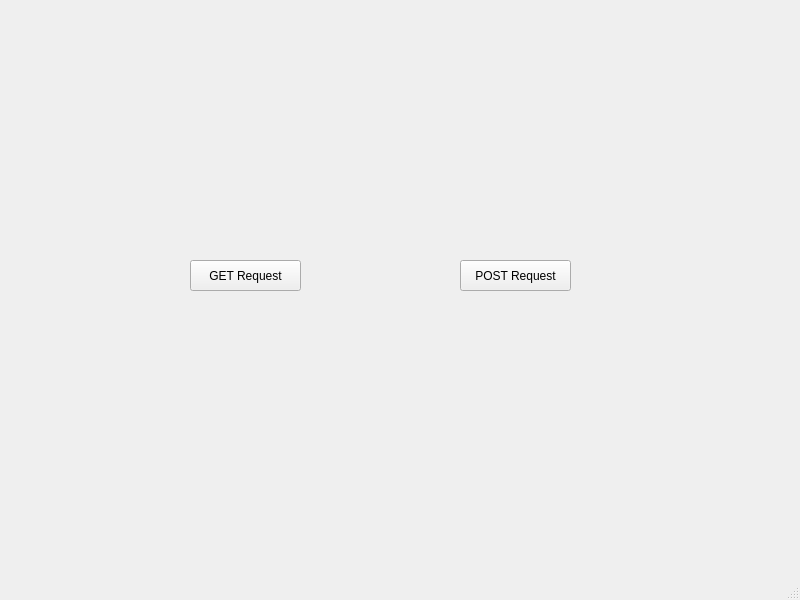
<?xml version="1.0" encoding="UTF-8"?>
<ui version="4.0">
 <class>MainWindow</class>
 <widget class="QMainWindow" name="MainWindow">
  <property name="geometry">
   <rect>
    <x>0</x>
    <y>0</y>
    <width>800</width>
    <height>600</height>
   </rect>
  </property>
  <property name="windowTitle">
   <string>MainWindow</string>
  </property>
  <widget class="QWidget" name="centralwidget">
   <widget class="QPushButton" name="pushButtonG">
    <property name="geometry">
     <rect>
      <x>190</x>
      <y>260</y>
      <width>111</width>
      <height>31</height>
     </rect>
    </property>
    <property name="text">
     <string>GET Request</string>
    </property>
   </widget>
   <widget class="QPushButton" name="pushButtonP">
    <property name="geometry">
     <rect>
      <x>460</x>
      <y>260</y>
      <width>111</width>
      <height>31</height>
     </rect>
    </property>
    <property name="text">
     <string>POST Request</string>
    </property>
   </widget>
  </widget>
  <widget class="QMenuBar" name="menubar">
   <property name="geometry">
    <rect>
     <x>0</x>
     <y>0</y>
     <width>800</width>
     <height>26</height>
    </rect>
   </property>
  </widget>
  <widget class="QStatusBar" name="statusbar"/>
 </widget>
 <resources/>
 <connections/>
</ui>
